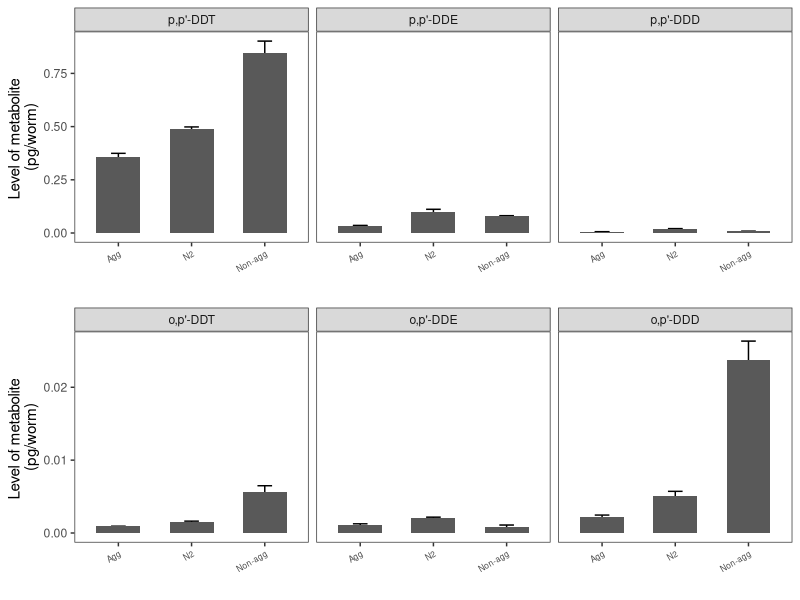
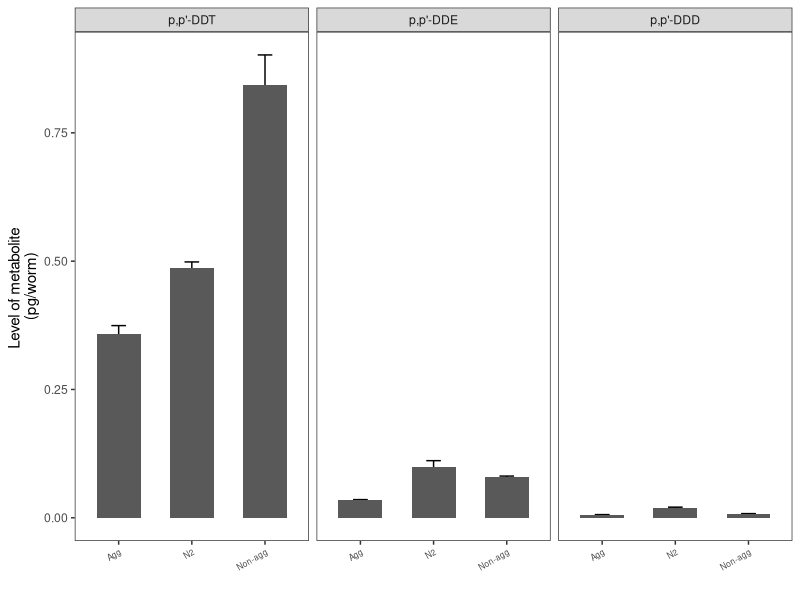
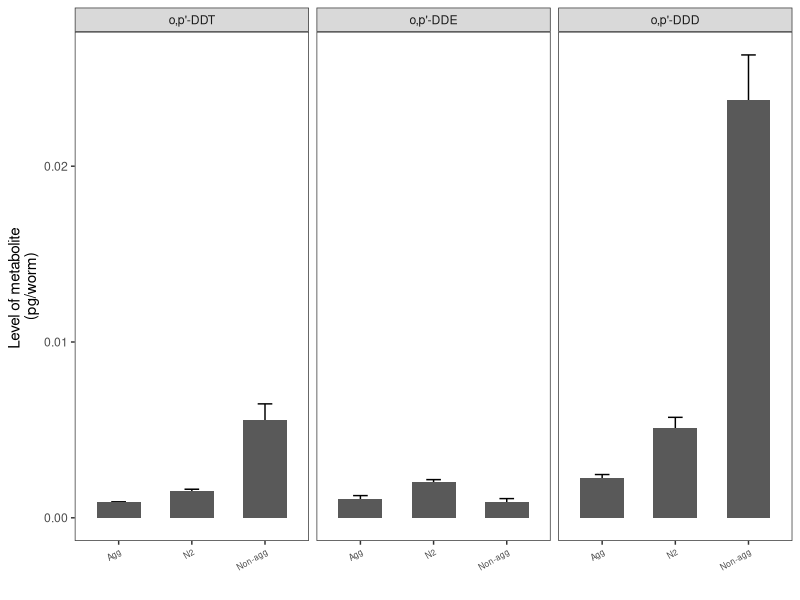
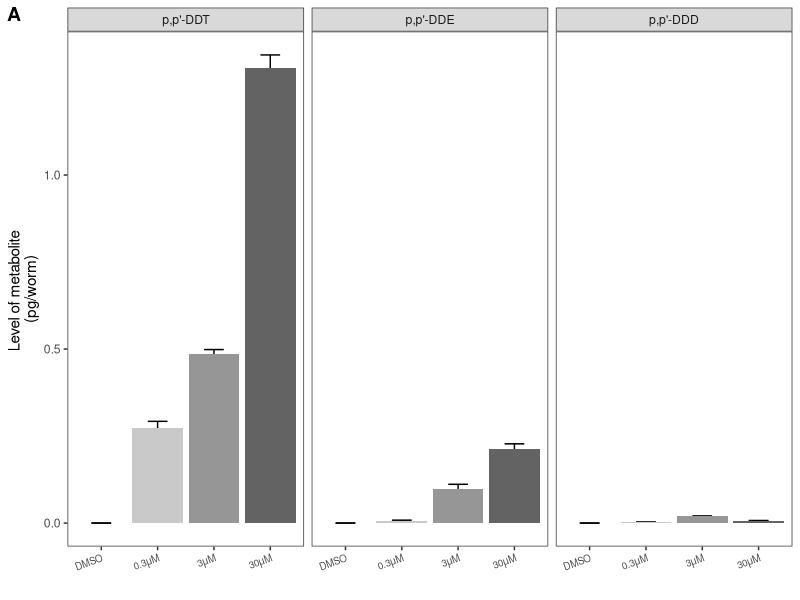
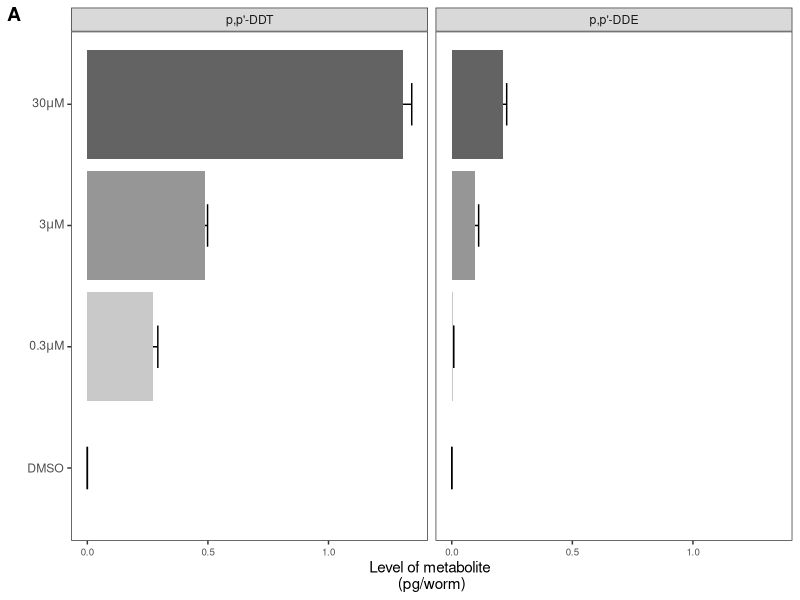
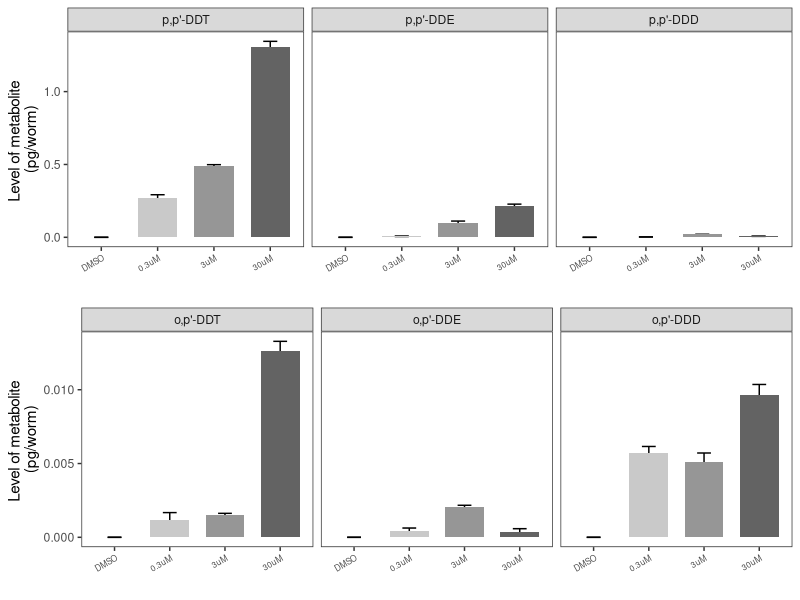
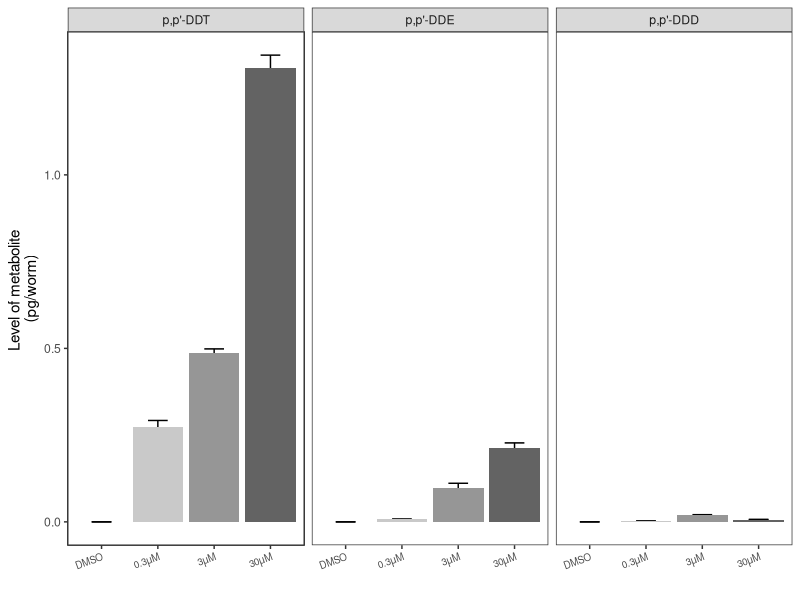
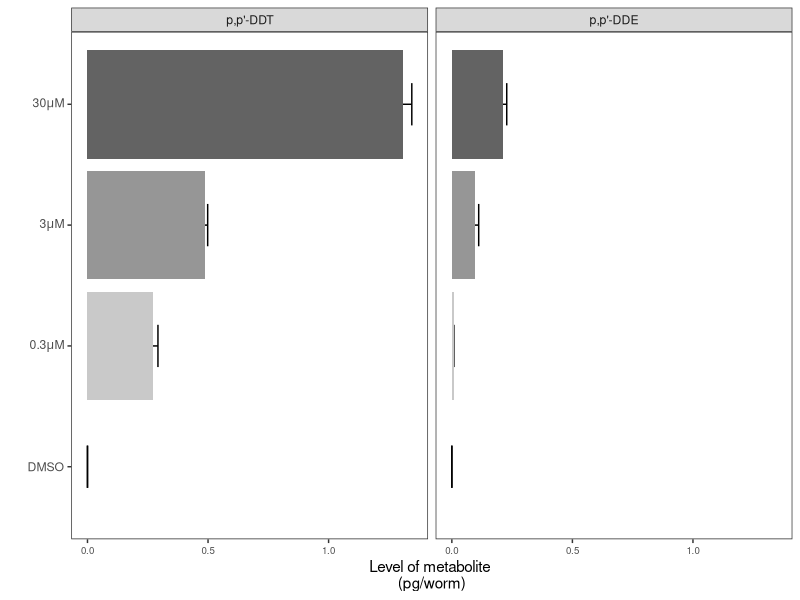

Write R code to recreate these figures, in order.
#################
# LEVELS OF DDT AND METABOLITES MEASURED IN WORMS
#################

# THERE ARE TWO TYPES OF MEASUREMENTS:
# 1. SAMPLE CONCENTRATION (NG OF CHEMICAL / WORM)
# 2. EXTRACT CONCENTRATION (AMOUNT/L, PPB)

# THERE ARE TWO TYPES OF COMPARISONS:
# 1. THREE LEVELS OF EXPOSURE IN WILDTYPE WORMS: 0, 0.3, 3, AND 30 uM
# 2. LEVELS OF 0.3uM DDT IN ALL THREE STRAINS COMPARED TO THE DMSO CONTROL

# Call in file for sample concentration analysis

library(tidyverse)
library(cowplot)
options(scipen=999)
#remotes::install_github("wilkelab/ggtext")
library(ggtext)


sample.conc <- read_csv("DDT_levels/data/sample_conc.csv") %>% 
    gather(key = "chemical", value = "levels", -sample) %>% 
    mutate(group = paste0(unlist(lapply(str_split(sample, "_"), function(x) x[1])), "_",
                          unlist(lapply(str_split(sample, "_"), function(x) x[2])))) %>% 
    mutate(strain = unlist(lapply(str_split(sample, "_"), function(x) x[1]))) %>% 
    mutate_if(is.character, str_replace_all, pattern = "<LOD", replacement = "0") %>% 
    modify_at(c("levels"), as.numeric)

sample.conc.avg <- sample.conc %>% 
    mutate(levels.pg = levels * 1000) %>% 
    group_by(chemical, group) %>% 
    summarise(avg.level = mean(levels.pg), sd.level = sd(levels.pg))



sample.conc.avg$chemical <- factor(sample.conc.avg$chemical, levels = c("p,p'-DDT",
                                                                        "p,p'-DDE",
                                                                        "p,p'-DDD",
                                                                        "o,p'-DDT",
                                                                        "o,p'-DDE",
                                                                        "o,p'-DDD"))

n2_figure <- sample.conc.avg %>% 
    mutate(strain = unlist(lapply(str_split(group, "_"), function(x) x[1]))) %>% 
    mutate(exposure = unlist(lapply(str_split(group, "_"), function(x) x[2]))) %>% 
    filter(strain == "N2") %>% 
    filter(chemical %in% c("p,p'-DDT",
                           "p,p'-DDE",
                           "p,p'-DDD")) %>% 
    mutate(pgmean = avg.level * 1000) %>% 
    ggplot(aes(x = fct_reorder(exposure, avg.level, mean), y = avg.level, fill = exposure)) +
    geom_errorbar(aes(ymin = avg.level - sd.level, ymax = avg.level + sd.level), width = 0.35) +
    geom_bar(stat = "identity") +
    facet_wrap(~chemical) +
    theme_bw() +
    labs(x = "",
         y = "Level of metabolite \n(pg/worm)",
         fill = "") +
    theme(panel.grid.major = element_blank(),
          panel.grid.minor = element_blank(),
          legend.position = "none",
          axis.text.x = element_text(angle = 20, hjust = 1, size = 7)) +
    scale_fill_manual(values = c("grey79", "grey39", "grey59", "grey99")) +
    scale_x_discrete(labels = c("DMSO", expression(0.3*mu*M), expression(3*mu*M), expression(30*mu*M))) 

n2.1 <- sample.conc.avg %>% 
    mutate(strain = unlist(lapply(str_split(group, "_"), function(x) x[1]))) %>% 
    mutate(exposure = unlist(lapply(str_split(group, "_"), function(x) x[2]))) %>% 
    filter(strain == "N2") %>% 
    filter(chemical %in% c("p,p'-DDT",
                           "p,p'-DDE",
                           "p,p'-DDD")) %>% 
    ggplot(aes(x = fct_reorder(exposure, avg.level, mean), y = avg.level, fill = exposure)) +
    geom_errorbar(aes(ymin = avg.level - sd.level, ymax = avg.level + sd.level), width = 0.25) +
    geom_bar(stat = "identity", width = 0.7) +
    facet_wrap(~chemical) +
    theme_bw() +
    labs(x = "",
         y = "Level of metabolite \n(pg/worm)",
         fill = "") +
    theme(panel.grid.major = element_blank(),
          panel.grid.minor = element_blank(),
          legend.position = "none",
          axis.text.x = element_text(size = 6, angle = 30, hjust = 1)) +
    scale_fill_manual(values = c("grey79", "grey39", "grey59", "grey99")) 

n2.2 <- sample.conc.avg %>% 
    mutate(strain = unlist(lapply(str_split(group, "_"), function(x) x[1]))) %>% 
    mutate(exposure = unlist(lapply(str_split(group, "_"), function(x) x[2]))) %>% 
    filter(strain == "N2") %>% 
    filter(chemical %in% c("o,p'-DDT",
                           "o,p'-DDE",
                           "o,p'-DDD")) %>% 
    ggplot(aes(x = fct_reorder(exposure, avg.level, mean), y = avg.level, fill = exposure)) +
    geom_errorbar(aes(ymin = avg.level - sd.level, ymax = avg.level + sd.level), width = 0.25) +
    geom_bar(stat = "identity", width = 0.7) +
    facet_wrap(~chemical) +
    theme_bw() +
    labs(x = "",
         y = "Level of metabolite \n(pg/worm)",
         fill = "") +
    theme(panel.grid.major = element_blank(),
          panel.grid.minor = element_blank(),
          legend.position = "none",
          axis.text.x = element_text(size = 6, angle = 30, hjust = 1)) +
    scale_fill_manual(values = c("grey79", "grey39", "grey59", "grey99")) 


all.1 <- sample.conc.avg %>% 
    mutate(strain = unlist(lapply(str_split(group, "_"), function(x) x[1]))) %>% 
    mutate(exposure = unlist(lapply(str_split(group, "_"), function(x) x[2]))) %>% 
    filter(chemical %in% c("p,p'-DDT",
                           "p,p'-DDE",
                           "p,p'-DDD")) %>% 
    filter(exposure %in% c("3uM")) %>% 
    ggplot(aes(x = fct_reorder(strain, avg.level, mean), y = avg.level)) +
    geom_errorbar(aes(ymin = avg.level - sd.level, ymax = avg.level + sd.level), width = 0.2) +
    geom_bar(stat = "identity", width = 0.6) +
    facet_wrap(~chemical) +
    theme_bw() +
    labs(x = "",
         y = "Level of metabolite \n(pg/worm)",
         fill = "") +
    theme(panel.grid.major = element_blank(),
          panel.grid.minor = element_blank(),
          legend.position = "none",
          axis.text.x = element_text(size = 6, angle = 30, hjust = 1)) +
    scale_x_discrete(labels = c("Agg", "N2", "Non-agg"))

all.2 <- sample.conc.avg %>% 
    mutate(strain = unlist(lapply(str_split(group, "_"), function(x) x[1]))) %>% 
    mutate(exposure = unlist(lapply(str_split(group, "_"), function(x) x[2]))) %>% 
    filter(chemical %in% c("o,p'-DDT",
                           "o,p'-DDE",
                           "o,p'-DDD")) %>% 
    filter(exposure %in% c("3uM")) %>% 
    ggplot(aes(x = fct_reorder(strain, avg.level, mean), y = avg.level)) +
    geom_errorbar(aes(ymin = avg.level - sd.level, ymax = avg.level + sd.level), width = 0.2) +
    geom_bar(stat = "identity", width = 0.6) +
    facet_wrap(~chemical) +
    theme_bw() +
    labs(x = "",
         y = "Level of metabolite \n(pg/worm)",
         fill = "") +
    theme(panel.grid.major = element_blank(),
          panel.grid.minor = element_blank(),
          legend.position = "none",
          axis.text.x = element_text(size = 6, angle = 30, hjust = 1)) +
    scale_x_discrete(labels = c("Agg", "N2", "Non-agg"))

n2 <- plot_grid(n2.1, n2.2, nrow = 2)
all <- plot_grid(all.1, all.2, nrow = 2)

#pdf("DDT_levels/figures/supplemental.pdf", width = 7, height = 6)
#plot_grid(n2, all, nrow = 1, labels = c("A", "B"))
#dev.off()


#pdf("DDT_levels/figures/main_n2.pdf", width = 4, height = 3)
ddt <- plot_grid(n2_figure, nrow = 1, labels = c("A"))
#dev.off()

# Updated figure 2

n2_figure_updated <- sample.conc.avg %>% 
    mutate(strain = unlist(lapply(str_split(group, "_"), function(x) x[1]))) %>% 
    mutate(exposure = unlist(lapply(str_split(group, "_"), function(x) x[2]))) %>% 
    filter(strain == "N2") %>% 
    filter(chemical %in% c("p,p'-DDT",
                           "p,p'-DDE")) %>% 
    mutate(pgmean = avg.level * 1000) %>% 
    ggplot(aes(x = fct_reorder(exposure, avg.level, mean), y = avg.level, fill = exposure)) +
    geom_errorbar(aes(ymin = avg.level - sd.level, ymax = avg.level + sd.level), width = 0.35) +
    geom_bar(stat = "identity") +
    facet_wrap(~chemical) +
    theme_bw() +
    labs(x = "",
         y = "Level of metabolite \n(pg/worm)",
         fill = "") +
    theme(panel.grid.major = element_blank(),
          panel.grid.minor = element_blank(),
          legend.position = "none",
          axis.text.x = element_text(size = 7)) +
    scale_fill_manual(values = c("grey79", "grey39", "grey59", "grey99")) +
    scale_x_discrete(labels = c("DMSO", expression(0.3*mu*M), expression(3*mu*M), expression(30*mu*M))) +
    coord_flip()

#pdf("DDT_levels/figures/main_n2_updated.pdf", width = 4, height = 3)
ddt_updated <- plot_grid(n2_figure_updated, nrow = 1, labels = c("A"))
#dev.off()
